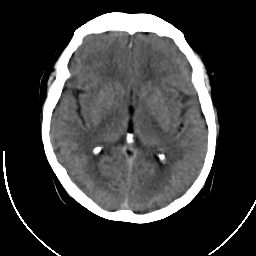
%> input picture 2011CT.png, 256 x 256 px
$ octave main.m   (GNU Octave 9; MATLAB toolbox functions it lacks are replaced by stand-ins)
%> lines starting %> are read from the running program, lines starting %| are printed output that depends on the picture
### lowpass.m
function [sl, sh] = lowpass(s, lambda, npad)

% lowpass -- Lowpass filter image and return low and high frequency
%            components, consisting of the lowpass filtered image and
%            its difference with the input image. The lowpass filter
%            is equivalent to Tikhonov regularization with lambda as
%            the regularization parameter and a discrete gradient as
%            the operator in the regularization term.
%
% Usage:
%       [sl, sh] = lowpass(s, lambda, npad)
%
% Input:
%       s         Input image or 3d array of images
%       lambda    Regularization parameter controlling lowpass filtering
%       npad      Number of samples to pad at image boundaries
%
% Output:
%       sl        Lowpass component
%       sh        Highpass component
%
%
% Author: Brendt Wohlberg <brendt@lanl.gov>  Modified: 2015-04-09
%
% This file is part of the SPORCO library. Details of the copyright
% and user license can be found in the 'License' file distributed with
% the library.


if nargin < 3,
  npad = 16;
end

grv = [-1 1];
gcv = [-1 1]';
Gr = fft2(grv, size(s,1)+2*npad, size(s,2)+2*npad);
Gc = fft2(gcv, size(s,1)+2*npad, size(s,2)+2*npad);
A = 1 + lambda*conj(Gr).*Gr + lambda*conj(Gc).*Gc;
sp = padarray(s, [npad npad], 'symmetric', 'both');
slp = ifft2(bsxfun(@rdivide, fft2(sp), A), 'symmetric');
sl = slp((npad+1):(size(slp,1)-npad), (npad+1):(size(slp,2)-npad), :);
sh = s - sl;

return

### LCP.m
%========================================================================
% LCP, Version 1.0
% Copyright(c) 2020 A.Elliethy, M.Awad
% All Rights Reserved.
%
%----------------------------------------------------------------------
% Permission to use, copy, or modify this software and its documentation
% for educational and research purposes only and without fee is hereby
% granted, provided that this copyright notice and the original authors'
% names appear on all copies and supporting documentation. This program
% shall not be used, rewritten, or adapted as the basis of a commercial
% software or hardware product without first obtaining permission of the
% authors. The authors make no representations about the suitability of
% this software for any purpose. It is provided "as is" without express
% or implied warranty.
%
% The software code is provided "as is" with ABSOLUTELY NO WARRANTY
% expressed or implied. Use at your own risk.
%----------------------------------------------------------------------
%
% This is an implementation of the local contrast estimation of an image.
% Please refer to the following paper:
%
% M. Awad, A. Elliethy, and H. A. Aly, “Adaptive near-infrared and visible
% fusion for fast image enhancement,” IEEE Trans. Comp. Imaging, pp.1–11,
% Nov. 2019.
%
% Kindly report any suggestions or corrections to the author emails.
%
%========================================================================

function [LC, min_gr, max_gr,max_min_I] = LCP(I,N)

    max_fun = @(x) max(x(:));
    min_fun = @(x) min(x(:));
    max_min_fun = @(x) (max(x(:)) - min(x(:)));
    [height, width, ~] = size(I);
    padSize = floor(N/2);
    imJ = padarray(I, [padSize padSize], 0);
    [Gr_I,Gdir] = imgradient(imJ,'CentralDifference');
    max_gr = nlfilter(abs(Gr_I),[N N],max_fun);
    min_gr = nlfilter(abs(Gr_I),[N N],min_fun);
    max_min_I = nlfilter(imJ,[N N],max_min_fun);
    LC = max_gr./(max_min_I+0.1);
    LC = imcrop(LC,[padSize+1 padSize+1 width-1 height-1]);
    max_min_I = imcrop(max_min_I,[padSize+1 padSize+1 width-1 height-1]);
    max_gr = imcrop(max_gr,[padSize+1 padSize+1 width-1 height-1]);
    min_gr = imcrop(min_gr,[padSize+1 padSize+1 width-1 height-1]);

end

### main.m
close all; clear all; clc
addpath function

    img1 = imread('2011CT.png');
%> img1 is the input picture: size 256x256 uint8; min 0, max 255, mean 58.8
    img2 = imread('2011MRI.png');
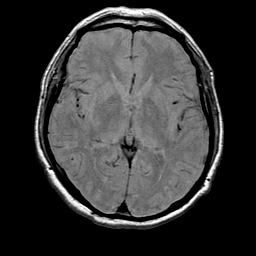
%> input picture 2011MRI.png, 256 x 256 px
%> img2 is the input picture: size 256x256 uint8; min 0, max 255, mean 53
%%
iter = 3;
p = 0.8;  %0.8
eps = 0.0001;
%%

img1=im2double(img1);
%> img1: size 256x256 double
img2=im2double(img2);
%> img2: size 256x256 double
if size(img1,3)>1
    f1=rgb2gray(img1);
else
    f1=im2double(img1);
end
if size(img2,3)>1
    f2=rgb2gray(img2);
else
    f2=im2double(img2);
end
[row,column]=size(f1);
%> row = 256; column = 256
%%
s=3;    r=0.05;   N=4;    T=21;
%% image decomposition
lambda =3;   npad = 7;
[LowF1, S1] = lowpass(f1, lambda, npad);
%> in lowpass, `slp = ifft2(bsxfun(@rdivide, fft2(sp), A), 'symmetric');`:
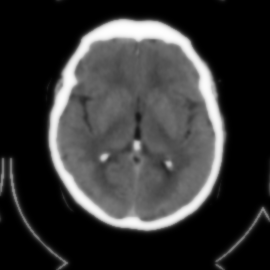
%> slp: size 270x270 double; min -2e-16, max 0.997, mean 0.209; drawn with min black and max white
[LowF2, S2] = lowpass(f2, lambda, npad);
%> call 2 of lowpass, with lambda = 3, npad = 7
%> in lowpass (call 2), `sp = padarray(s, [npad npad], 'symmetric', 'both');`:
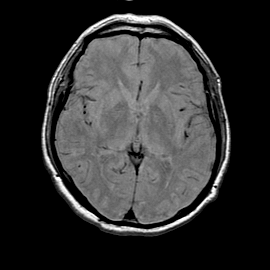
%> sp: size 270x270 double; min 0, max 1, mean 0.187
%> in lowpass (call 2), `slp = ifft2(bsxfun(@rdivide, fft2(sp), A), 'symmetric');`:
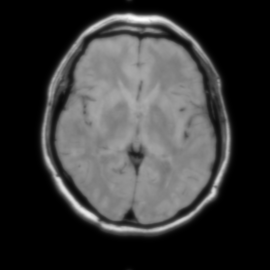
%> slp: size 270x270 double; min -2.25e-16, max 0.83, mean 0.187; drawn with min black and max white
%> in lowpass (call 2), `sl = slp((npad+1):(size(slp,1)-npad), (npad+1):(size(slp,2)-npad), :);`:
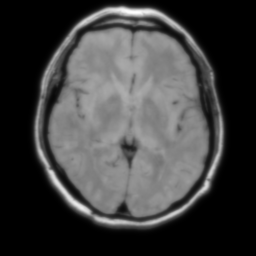
%> sl: size 256x256 double; min -2e-16, max 0.83, mean 0.208; drawn with min black and max white
%> in lowpass (call 2), `sh = s - sl;`:
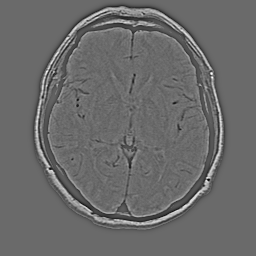
%> sh: size 256x256 double; min -0.397, max 0.55, mean 6.32e-06; drawn with min black and max white


%% High frequency fusion
[~, min_gr_ir, max_gr_ir,max_min_ir] = LCP(S1,3);
%> in LCP, `imJ = padarray(I, [padSize padSize], 0);`:
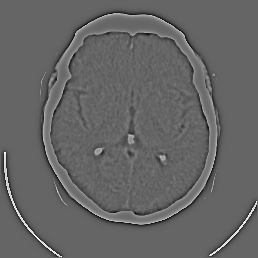
%> imJ: size 258x258 double; min -0.462, max 0.7, mean -1.35e-06; drawn with min black and max white
%> the run ends on the next line
